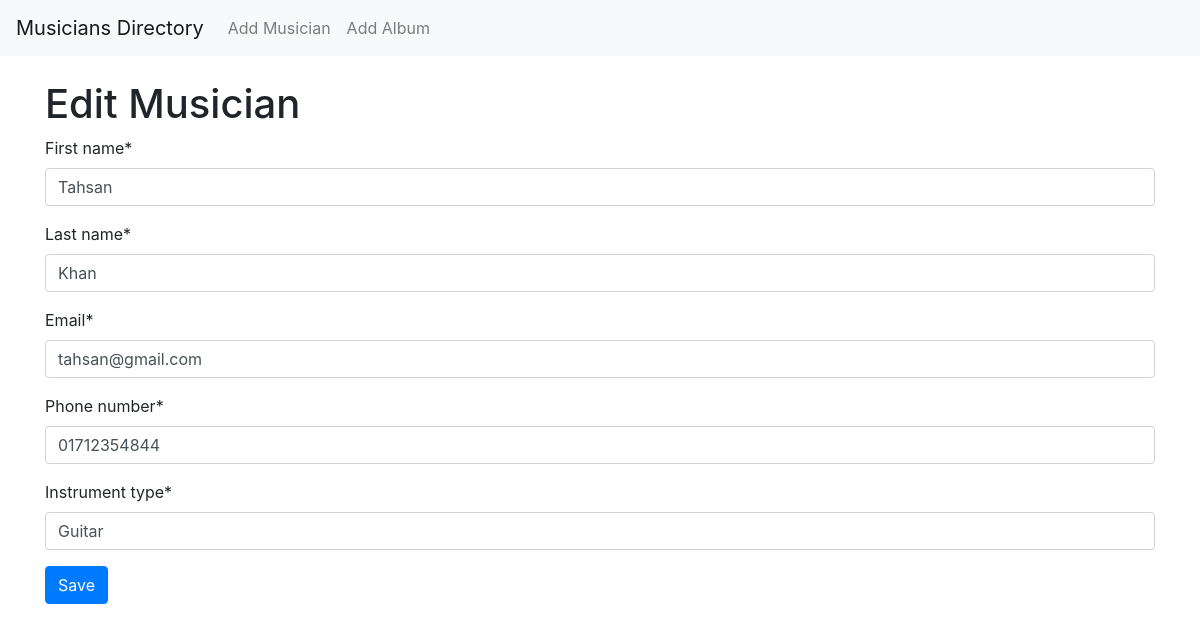
Page /musician/edit/5/ on the committed database.
### directory/models.py (models this page shows, shortened)
class Musician(models.Model):
    first_name = models.CharField(max_length=100)
    last_name = models.CharField(max_length=100)
    email = models.EmailField()
    phone_number = models.CharField(max_length=15)
    instrument_type = models.CharField(max_length=100)

### directory/views.py (the view)
# urls.py: path('musician/edit/<int:pk>/', views.musician_update, name='musician_update'),
def musician_update(request, pk):
    musician = get_object_or_404(Musician, pk=pk)
    if request.method == 'POST':
        form = MusicianForm(request.POST, instance=musician)
        if form.is_valid():
            form.save()
            return redirect('musician_list')
    else:
        form = MusicianForm(instance=musician)
    return render(request, 'musician_form.html', {'form': form})

### directory/forms.py
class MusicianForm(forms.ModelForm):
    class Meta:
        model = Musician
        fields = ['first_name', 'last_name', 'email', 'phone_number', 'instrument_type']

### directory/templates/musician_form.html (shortened to what this page needs)
{% extends 'base.html' %}
{% load crispy_forms_tags %}
{% block content %}
    <h1>{{ form.instance.pk|yesno:"Edit Musician,Add Musician" }}</h1>
    <form method="post" class="needs-validation" novalidate>
        {{ form|crispy }}
        <button type="submit" class="btn btn-primary">Save</button>
    </form>
{% endblock %}

### rows in the picture
Musician: instance.pk "Edit Musician", first_name "Tahsan", last_name "Khan", email "tahsan@gmail.com", phone_number "01712354844", instrument_type "Guitar"
